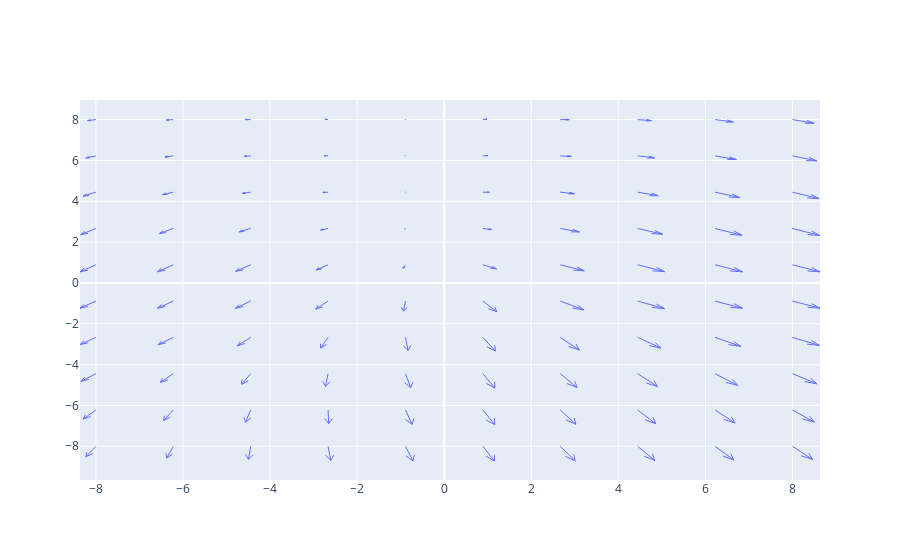

The cell this chart's notebook holds for it:
### Markdown cell above
The quiver plot below gives some insight into why the gradient descent is faster. We see that both components of the gradient are of roughly the same scale (i.e. our lines look more diagonal than straight).

### Code cell
import plotly.graph_objects as go
import plotly.figure_factory as ff


num_points = 10
uvalues = np.linspace(-8, 8, num_points)
vvalues = np.linspace(-8, 8, num_points)
(u,v) = np.meshgrid(uvalues, vvalues)
betas = np.vstack((u.flatten(),v.flatten()))

gradients = np.array([risk_gradient(b, X_1f_scaled_train, y_train) for b in betas.T])
gradients_u = np.reshape(gradients[:, 0], u.shape)
gradients_v = np.reshape(gradients[:, 1], u.shape)

fig = ff.create_quiver(u, v, gradients_u, gradients_v,
                       scale=1,
                       arrow_scale=.4,
                       name='quiver',
                       line_width=1)

fig.show()

### Figure 1 — Plotly figure (JSON) as saved in the notebook; plotly's stock layout.template omitted (floating-point values rounded to 4 significant figures; data arrays with more than 128 entries replaced by an {"elided": "..."} marker saying what was removed)
{"data": [{"line": {"width": 1}, "mode": "lines", "name": "quiver", "type": "scatter", "x": {"elided": "700 float values"}, "y": {"elided": "700 float values"}}], "layout": {"hovermode": "closest"}}
